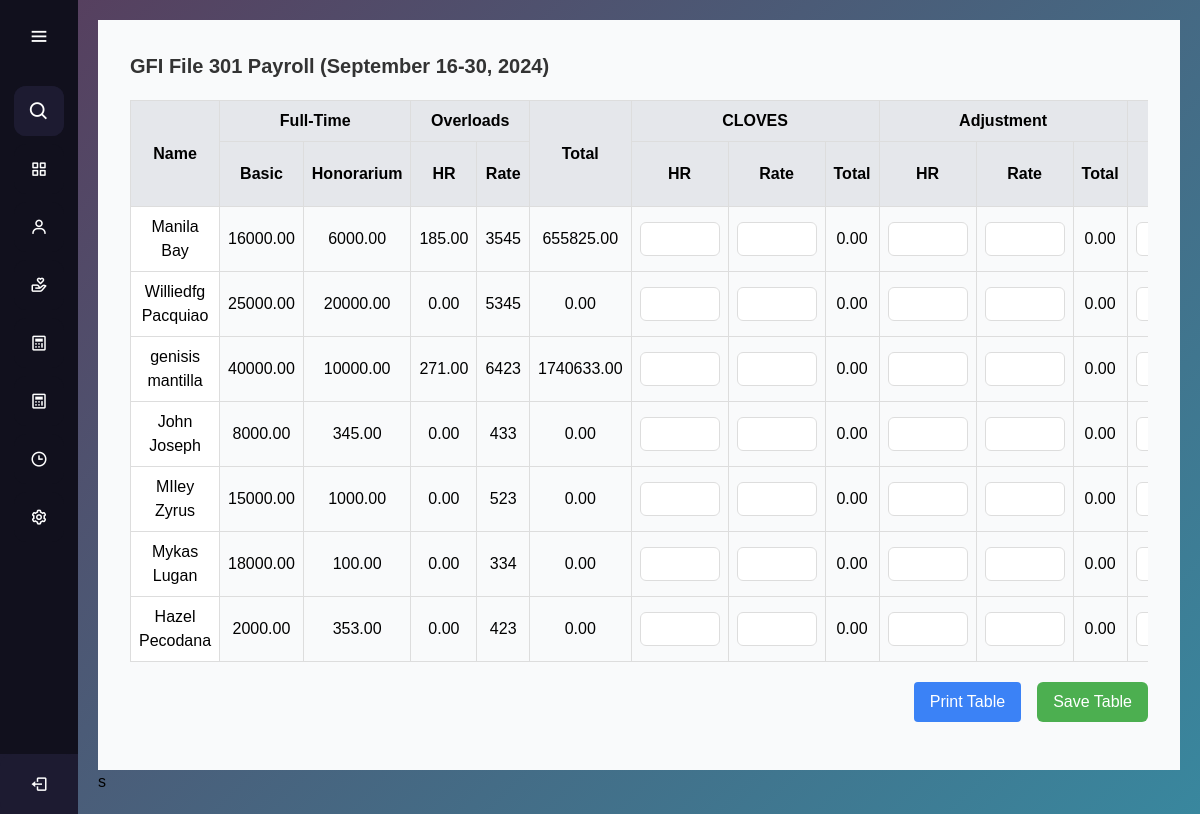
The page /computation2.php on the database its author committed.
### tables this page shows
CREATE TABLE `employees` (
  `employee_id` int(11) NOT NULL,
  `first_name` varchar(255) NOT NULL,
  `last_name` varchar(255) NOT NULL,
  `employee_type` enum('full-time','part-time') NOT NULL,
  `classification` varchar(255) NOT NULL,
  `basic_salary` decimal(10,2) NOT NULL,
  `honorarium` decimal(10,2) DEFAULT 0.00,
  `overload_rate` decimal(10,0) NOT NULL,
  `watch_reward` decimal(10,0) NOT NULL,
  `absent_lateRate` decimal(10,0) NOT NULL,
  `created_at` timestamp NOT NULL DEFAULT current_timestamp()
);

### computation2.php (the view, shortened to what this page needs)
<?php
require 'database_connection.php';
$sql = "
    SELECT
        e.employee_id,
        CONCAT(e.first_name, ' ', e.last_name) AS full_name,
        e.basic_salary,
        e.honorarium,
                e.overload_rate,
                ct.overload_total,
        ct.wr_hr,
        ct.wr_rate,
        ct.wr_total,
        ct.adjust_hr,
        ct.adjust_rate,
        ct.adjust_total,
        ct.watch_hr,
        e.watch_reward,
        ct.watch_total,
        ct.gross_pay,
        ct.absent_late_hr,
         e.absent_lateRate,
        ct.pagibig,
        ct.mp2,
        ct.sss,
        ct.canteen,
        ct.others,
        ct.total_deduction,
        ct.net_pay,
        ct.reg_date,
        COALESCE(SUM(o.grand_total), 0) AS overload_hr,
        COALESCE(c.medical_savings, 0) AS medical_savings,
        COALESCE(c.retirement, 0) AS retirement,
        COALESCE((c.sss_ee + c.sss_er), 0) AS sss_total,
        COALESCE((c.pag_ibig_ee + c.pag_ibig_er), 0) AS pag_ibig_total,
        COALESCE((c.philhealth_ee + c.philhealth_er), 0) AS philhealth_total
    FROM employees e
    LEFT JOIN overload o ON e.employee_id = o.employee_id
    LEFT JOIN contributions c ON e.employee_id = c.employee_id
    LEFT JOIN computation ct ON e.employee_id = ct.employee_id
    GROUP BY e.employee_id";
$result = $conn->query($sql);
?>
<!DOCTYPE html>
<html lang="en">
<head>
    <script src="https://cdn.tailwindcss.com"></script>
</head>
<body>
    <?php include 'aside.php'; ?>
    <main>
        <div class="content">
            <h1 class="text-xl font-bold mb-4">GFI File 301 Payroll (September 16-30, 2024)</h1>
            <div class="table-wrapper">
                <table id="crudTable" class="table-auto w-full">
                    <thead>
                        <tr>
                            <th rowspan="2" class="p-2 bg-gray-200 sticky gg">Name</th>
                            <th colspan="2" class="p-2 bg-gray-200">Full-Time</th>
                            <th colspan="2" class="p-2 bg-gray-200">Overloads</th>
                            <th rowspan="2" class="p-2 bg-gray-200">Total</th>
                            <th colspan="3" class="p-2 bg-gray-200">CLOVES</th>
                            <th colspan="3" class="p-2 bg-gray-200">Adjustment</th>
                            <th colspan="3" class="p-2 bg-gray-200">Watch Reward</th>
                        </tr>
                        <tr>
                            <th class="p-2 bg-gray-200">Basic</th>
                            <th class="p-2 bg-gray-200">Honorarium</th>
                            <th class="p-2 bg-gray-200">HR</th>
                            <th class="p-2 bg-gray-200">Rate</th>
                            <th class="p-2 bg-gray-200">HR</th>
                            <th class="p-2 bg-gray-200">Rate</th>
                            <th class="p-2 bg-gray-200">Total</th>
                            <th class="p-2 bg-gray-200">HR</th>
                            <th class="p-2 bg-gray-200">Rate</th>
                            <th class="p-2 bg-gray-200">Total</th>
                            <th class="p-2 bg-gray-200">HR</th>
                        </tr>
                    </thead>
                    <tbody>
                        <?php
                        if ($result && $result->num_rows > 0) {
                            while ($row = $result->fetch_assoc()) {
                                echo "<tr>";
                                echo "<td data-employee='{$row['employee_id']}' class='p-2 sticky'>{$row['full_name']}</td>";
                                echo "<td class='p-2'>{$row['basic_salary']}</td>";
                                echo "<td class='p-2'>{$row['honorarium']}</td>";
                                echo "<td class='p-2'>{$row['overload_hr']}</td>";
                                echo "<td class='p-2'>{$row['overload_rate']}</td>";
                                echo "<td name='overload_total' class='p-2'>{$row['overload_total']}</td>";
                                echo "<td><input type='number' name='wr_hr' class='editable-cell' value='{$row['wr_hr']}'></td>";
                                echo "<td><input type='number' name='wr_rate' class='editable-cell' value='{$row['wr_rate']}'></td>";
                                echo "<td name='wr_total' class='p-2'>{$row['wr_total']}</td>";
                                echo "<td><input type='number' name='adjust_rate' class='editable-cell' value='{$row['adjust_rate']}'></td>";
                                echo "<td><input type='number' name='adjust_hr' class='editable-cell' value='{$row['adjust_hr']}'></td>";
                                echo "<td name='adjust_total' class='p-2'>{$row['adjust_total']}</td>";
                                echo "<td><input type='number' name='watch_hr' class='editable-cell' value='{$row['watch_hr']}'></td>";
                                echo "</tr>";
                            }
                        } else {
                            echo "<tr><td colspan='12' class='p-2 text-center'>No data found</td></tr>";
                        }
                        ?>
                    </tbody>
                </table>
            </div>
            <div class="flex justify-end mt-5 gap-x-4">
                <button id="printTableBtn" class="save-btn mb-4 bg-blue-500 text-white px-4 py-2 rounded" onclick="window.open('print2.php', '_blank');">Print Table</button>
                <button id="saveTableBtn" class="save-btn mb-4">Save Table</button>
            </div>
        </div>
        </div>s
    </main>
</body>
</html>

### styles.css (style rules this page uses)
* { margin: 0; padding: 0; box-sizing: border-box; font-family: "Poppins", sans-serif; }
main { margin-left: 78px; padding: 20px; transition: margin-left 0.5s ease; min-height: 100vh; background: linear-gradient( 135deg, #56405f, #39879e ); }

### computation2.php (style rules this page uses)
.table-wrapper { max-width: 100%; overflow-x: auto; margin-top: 20px; }
table { width: 100%; border-collapse: collapse; }
th, td { padding: 0.5rem; text-align: center; border: 1px solid #ddd; }
th { background-color: #f3f4f6; font-weight: bold; }
td input { width: 100%; padding: 0.25rem; border: 1px solid #ddd; border-radius: 0.375rem; text-align: center; }
.save-btn { padding: 0.5rem 1rem; background-color: #4CAF50; color: white; border: none; border-radius: 0.375rem; cursor: pointer; transition: background-color 0.3s ease; }
.editable-cell { text-align: center; width: 80px; }
.content { padding: 2rem; background-color: #f9fafb; }
h1 { font-size: 1.75rem; color: #333; }
#crudTable td:first-child { position: sticky; left: 0; background-color: #fff; z-index: 2; }
.gg { position: sticky; left: 0; z-index: 2; }

### rows shown on the page
employees: full_name "Manila Bay", basic_salary "16000.00", honorarium "6000.00", overload_hr "185.00", overload_rate "3545"
employees: full_name "Williedfg Pacquiao", basic_salary "25000.00", honorarium "20000.00", overload_hr "0.00", overload_rate "5345"
employees: full_name "genisis mantilla", basic_salary "40000.00", honorarium "10000.00", overload_hr "271.00", overload_rate "6423"
employees: full_name "John Joseph", basic_salary "8000.00", honorarium "345.00", overload_hr "0.00", overload_rate "433"
employees: full_name "MIley Zyrus", basic_salary "15000.00", honorarium "1000.00", overload_hr "0.00", overload_rate "523"
employees: full_name "Mykas Lugan", basic_salary "18000.00", honorarium "100.00", overload_hr "0.00", overload_rate "334"
employees: full_name "Hazel Pecodana", basic_salary "2000.00", honorarium "353.00", overload_hr "0.00", overload_rate "423"
